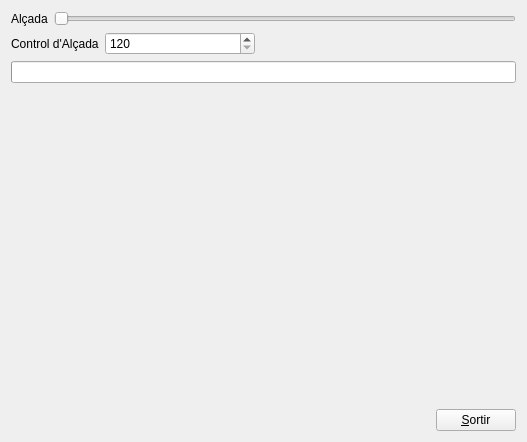
<?xml version="1.0" encoding="UTF-8"?>
<ui version="4.0">
 <class>MyForm</class>
 <widget class="QWidget" name="MyForm">
  <property name="geometry">
   <rect>
    <x>0</x>
    <y>0</y>
    <width>527</width>
    <height>442</height>
   </rect>
  </property>
  <property name="windowTitle">
   <string>Form</string>
  </property>
  <layout class="QVBoxLayout" name="verticalLayout_2">
   <item>
    <layout class="QHBoxLayout" name="horizontalLayout">
     <item>
      <widget class="QLabel" name="label">
       <property name="text">
        <string>Alçada</string>
       </property>
      </widget>
     </item>
     <item>
      <widget class="QSlider" name="horizontalSlider">
       <property name="minimum">
        <number>120</number>
       </property>
       <property name="maximum">
        <number>240</number>
       </property>
       <property name="orientation">
        <enum>Qt::Horizontal</enum>
       </property>
      </widget>
     </item>
    </layout>
   </item>
   <item>
    <layout class="QHBoxLayout" name="horizontalLayout_2">
     <item>
      <widget class="QLabel" name="label_2">
       <property name="text">
        <string>Control d'Alçada</string>
       </property>
      </widget>
     </item>
     <item>
      <widget class="QSpinBox" name="spinBox">
       <property name="sizePolicy">
        <sizepolicy hsizetype="Fixed" vsizetype="Fixed">
         <horstretch>0</horstretch>
         <verstretch>0</verstretch>
        </sizepolicy>
       </property>
       <property name="minimumSize">
        <size>
         <width>150</width>
         <height>0</height>
        </size>
       </property>
       <property name="minimum">
        <number>120</number>
       </property>
       <property name="maximum">
        <number>240</number>
       </property>
      </widget>
     </item>
     <item>
      <spacer name="horizontalSpacer_2">
       <property name="orientation">
        <enum>Qt::Horizontal</enum>
       </property>
       <property name="sizeHint" stdset="0">
        <size>
         <width>40</width>
         <height>20</height>
        </size>
       </property>
      </spacer>
     </item>
    </layout>
   </item>
   <item>
    <widget class="QProgressBar" name="progressBar">
     <property name="minimum">
      <number>120</number>
     </property>
     <property name="maximum">
      <number>240</number>
     </property>
     <property name="value">
      <number>119</number>
     </property>
    </widget>
   </item>
   <item>
    <layout class="QVBoxLayout" name="verticalLayout">
     <item>
      <spacer name="verticalSpacer">
       <property name="orientation">
        <enum>Qt::Vertical</enum>
       </property>
       <property name="sizeType">
        <enum>QSizePolicy::Expanding</enum>
       </property>
       <property name="sizeHint" stdset="0">
        <size>
         <width>20</width>
         <height>20</height>
        </size>
       </property>
      </spacer>
     </item>
     <item>
      <layout class="QHBoxLayout" name="horizontalLayout_3">
       <item>
        <spacer name="horizontalSpacer">
         <property name="orientation">
          <enum>Qt::Horizontal</enum>
         </property>
         <property name="sizeHint" stdset="0">
          <size>
           <width>40</width>
           <height>20</height>
          </size>
         </property>
        </spacer>
       </item>
       <item>
        <widget class="QPushButton" name="pushButton">
         <property name="text">
          <string>&amp;Sortir</string>
         </property>
        </widget>
       </item>
      </layout>
     </item>
    </layout>
   </item>
  </layout>
 </widget>
 <resources/>
 <connections>
  <connection>
   <sender>horizontalSlider</sender>
   <signal>valueChanged(int)</signal>
   <receiver>spinBox</receiver>
   <slot>setValue(int)</slot>
   <hints>
    <hint type="sourcelabel">
     <x>196</x>
     <y>65</y>
    </hint>
    <hint type="destinationlabel">
     <x>198</x>
     <y>106</y>
    </hint>
   </hints>
  </connection>
  <connection>
   <sender>spinBox</sender>
   <signal>valueChanged(int)</signal>
   <receiver>horizontalSlider</receiver>
   <slot>setValue(int)</slot>
   <hints>
    <hint type="sourcelabel">
     <x>180</x>
     <y>105</y>
    </hint>
    <hint type="destinationlabel">
     <x>240</x>
     <y>68</y>
    </hint>
   </hints>
  </connection>
  <connection>
   <sender>horizontalSlider</sender>
   <signal>valueChanged(int)</signal>
   <receiver>progressBar</receiver>
   <slot>setValue(int)</slot>
   <hints>
    <hint type="sourcelabel">
     <x>285</x>
     <y>62</y>
    </hint>
    <hint type="destinationlabel">
     <x>297</x>
     <y>149</y>
    </hint>
   </hints>
  </connection>
  <connection>
   <sender>spinBox</sender>
   <signal>valueChanged(int)</signal>
   <receiver>progressBar</receiver>
   <slot>setValue(int)</slot>
   <hints>
    <hint type="sourcelabel">
     <x>193</x>
     <y>99</y>
    </hint>
    <hint type="destinationlabel">
     <x>269</x>
     <y>151</y>
    </hint>
   </hints>
  </connection>
  <connection>
   <sender>pushButton</sender>
   <signal>clicked()</signal>
   <receiver>MyForm</receiver>
   <slot>close()</slot>
   <hints>
    <hint type="sourcelabel">
     <x>506</x>
     <y>411</y>
    </hint>
    <hint type="destinationlabel">
     <x>417</x>
     <y>248</y>
    </hint>
   </hints>
  </connection>
 </connections>
</ui>
